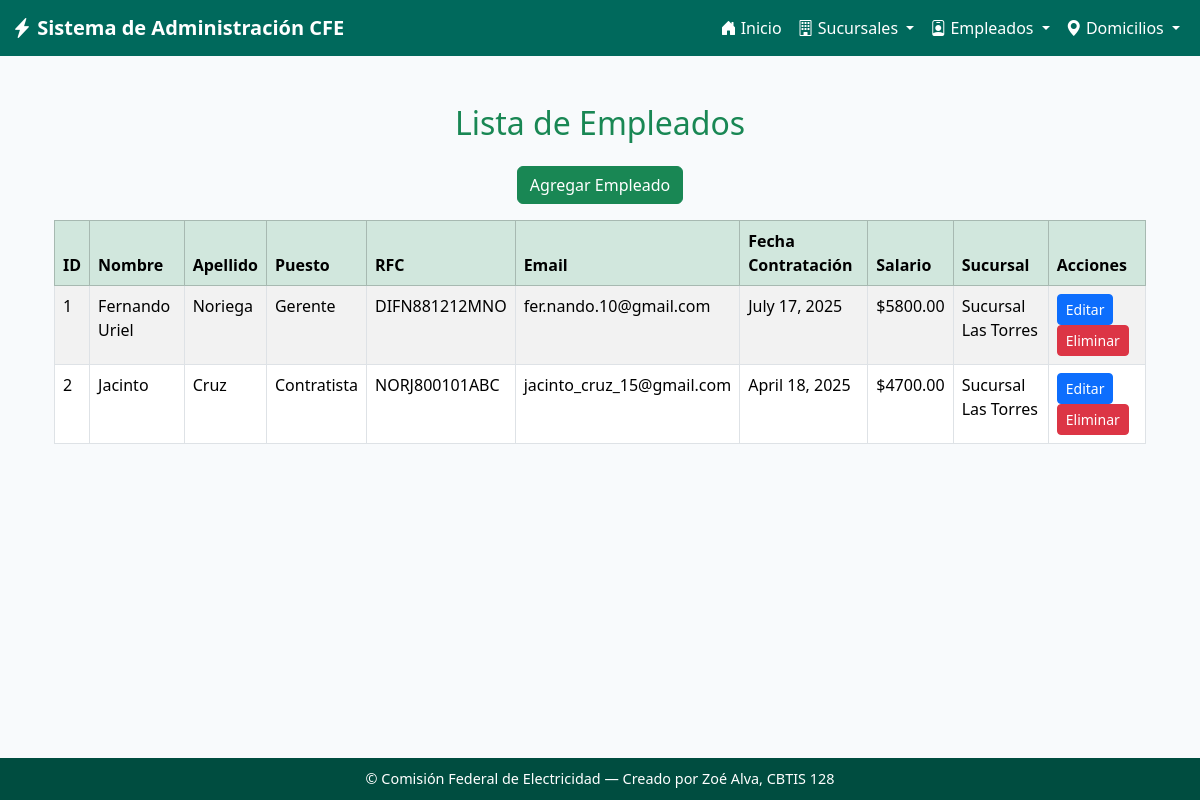
/empleados/, run on the app's committed database.
### app_CFE/models.py (models this page shows, shortened)
class Empleado(models.Model):
    nombre = models.CharField(max_length=100)
    apellido = models.CharField(max_length=100)
    puesto = models.CharField(max_length=100)
    rfc = models.CharField(max_length=20)
    email = models.CharField(max_length=100)
    fecha_contratacion = models.DateField()
    salario = models.DecimalField(max_digits=10, decimal_places=2)
    sucursal = models.ForeignKey(Sucursal, on_delete=models.CASCADE, related_name="empleados")

class Sucursal(models.Model):
    nombre = models.CharField(max_length=100)
    clave = models.CharField(max_length=50)
    direccion = models.CharField(max_length=200)
    telefono = models.CharField(max_length=20)
    ciudad = models.CharField(max_length=100)
    estado = models.CharField(max_length=100)
    fecha_apertura = models.DateField()

### app_CFE/views.py (the view)
# urls.py: path('empleados/', views.ver_empleados, name='ver_empleados'),
def ver_empleados(request):
    empleados = Empleado.objects.all()
    return render(request, 'empleado/ver_empleados.html', {'empleados': empleados})

### app_CFE/templates/empleado/ver_empleados.html
{% extends 'base.html' %}
{% block content %}
<div class="container mt-5">
    <h2 class="text-success text-center mb-4">Lista de Empleados</h2>
    <div class="text-center mb-3">
        <a href="{% url 'agregar_empleado' %}" class="btn btn-success">Agregar Empleado</a>
    </div>
    <table class="table table-striped table-bordered">
        <thead class="table-success">
            <tr>
                <th>ID</th>
                <th>Nombre</th>
                <th>Apellido</th>
                <th>Puesto</th>
                <th>RFC</th>
                <th>Email</th>
                <th>Fecha Contratación</th>
                <th>Salario</th>
                <th>Sucursal</th>
                <th>Acciones</th>
            </tr>
        </thead>
        <tbody>
            {% for e in empleados %}
            <tr>
                <td>{{ e.id }}</td>
                <td>{{ e.nombre }}</td>
                <td>{{ e.apellido }}</td>
                <td>{{ e.puesto }}</td>
                <td>{{ e.rfc }}</td>
                <td>{{ e.email }}</td>
                <td>{{ e.fecha_contratacion }}</td>
                <td>${{ e.salario }}</td>
                <td>{{ e.sucursal.nombre }}</td>
                <td>
                    <a href="{% url 'actualizar_empleado' e.id %}" class="btn btn-sm btn-primary">Editar</a>
                    <a href="{% url 'borrar_empleado' e.id %}" class="btn btn-sm btn-danger"
                        onclick="return confirm('¿Deseas eliminar este empleado?');">Eliminar</a>
                </td>
            </tr>
            {% empty %}
            <tr>
                <td colspan="10" class="text-center text-muted">No hay empleados registrados.</td>
            </tr>
            {% endfor %}
        </tbody>
    </table>
</div>
{% endblock %}

### app_CFE/templates/base.html
{% include 'header.html' %}
<body>
    {% include 'navbar.html' %}
    <main class="container mt-4 mb-5">
        {% block content %}
        {% endblock %}
    </main>
    {% include 'footer.html' %}
</body>
</html>

### app_CFE/templates/header.html (shortened to what this page needs)
<!DOCTYPE html>
<html lang="es">
<head>
    <link href="https://cdn.jsdelivr.net/npm/bootstrap@5.3.3/dist/css/bootstrap.min.css" rel="stylesheet">
    <link href="https://cdn.jsdelivr.net/npm/bootstrap-icons@1.11.3/font/bootstrap-icons.css" rel="stylesheet">
</head>

### app_CFE/templates/navbar.html (shortened to what this page needs)
<nav class="navbar navbar-expand-lg">
    <div class="container-fluid">
        <a class="navbar-brand fw-bold" href="{% url 'inicio_cfe' %}">
        <i class="bi bi-lightning-charge-fill"></i> Sistema de Administración CFE
        </a>
        <div class="collapse navbar-collapse" id="navbarCFE">
        <ul class="navbar-nav ms-auto">
            <li class="nav-item"><a class="nav-link" href="{% url 'inicio_cfe' %}"><i class="bi bi-house-door-fill"></i> Inicio</a></li>
            <li class="nav-item dropdown">
            <a class="nav-link dropdown-toggle" href="#" id="sucursalesDropdown" role="button" data-bs-toggle="dropdown">
                <i class="bi bi-building"></i> Sucursales
            </a>
            </li>
            <li class="nav-item dropdown">
            <a class="nav-link dropdown-toggle" href="#" id="empleadosDropdown" role="button" data-bs-toggle="dropdown">
                <i class="bi bi-person-badge"></i> Empleados
            </a>
            </li>
            <li class="nav-item dropdown">
            <a class="nav-link dropdown-toggle" href="#" id="domiciliosDropdown" role="button" data-bs-toggle="dropdown">
                <i class="bi bi-geo-alt-fill"></i> Domicilios
            </a>
            </li>
        </ul>
        </div>
    </div>
</nav>

### app_CFE/templates/footer.html
<footer>
    © {{ now|date:"Y" }} Comisión Federal de Electricidad — Creado por Zoé Alva, CBTIS 128
</footer>

### app_CFE/templates/header.html (style rules this page uses)
body { background-color: #f8fafc; color: #212529; font-family: 'Segoe UI', sans-serif; }
footer { background-color: #004d40; color: white; position: fixed; bottom: 0; width: 100%; padding: 10px 0; text-align: center; font-size: 0.9rem; }
nav.navbar { background-color: #00695c; }
nav a.nav-link, nav .navbar-brand { color: white !important; }

### data on the page
Empleado: id "1", nombre "Fernando Uriel", apellido "Noriega", puesto "Gerente", rfc "DIFN881212MNO", email "fer.nando.10@gmail.com", fecha_contratacion "July 17, 2025", salario "5800.00", sucursal.nombre "Sucursal Las Torres"
Empleado: id "2", nombre "Jacinto", apellido "Cruz", puesto "Contratista", rfc "NORJ800101ABC", email "jacinto_cruz_15@gmail.com", fecha_contratacion "April 18, 2025", salario "4700.00", sucursal.nombre "Sucursal Las Torres"
